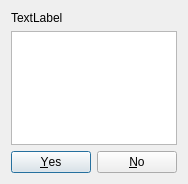
<?xml version="1.0" encoding="UTF-8"?>
<ui version="4.0">
 <class>AuthDialog</class>
 <widget class="QDialog" name="AuthDialog">
  <property name="geometry">
   <rect>
    <x>0</x>
    <y>0</y>
    <width>176</width>
    <height>184</height>
   </rect>
  </property>
  <property name="windowTitle">
   <string>Dialog</string>
  </property>
  <layout class="QGridLayout" name="gridLayout">
   <item row="2" column="0">
    <widget class="QDialogButtonBox" name="buttonBox">
     <property name="orientation">
      <enum>Qt::Horizontal</enum>
     </property>
     <property name="standardButtons">
      <set>QDialogButtonBox::No|QDialogButtonBox::Yes</set>
     </property>
     <property name="centerButtons">
      <bool>true</bool>
     </property>
    </widget>
   </item>
   <item row="1" column="0">
    <widget class="QTextBrowser" name="requestMessage">
     <property name="documentTitle">
      <string/>
     </property>
     <property name="readOnly">
      <bool>false</bool>
     </property>
     <property name="html">
      <string>&lt;!DOCTYPE HTML PUBLIC &quot;-//W3C//DTD HTML 4.0//EN&quot; &quot;http://www.w3.org/TR/REC-html40/strict.dtd&quot;&gt;
&lt;html&gt;&lt;head&gt;&lt;meta name=&quot;qrichtext&quot; content=&quot;1&quot; /&gt;&lt;style type=&quot;text/css&quot;&gt;
p, li { white-space: pre-wrap; }
&lt;/style&gt;&lt;/head&gt;&lt;body style=&quot; font-family:'Droid Sans'; font-size:9pt; font-weight:400; font-style:normal;&quot;&gt;
&lt;p style=&quot;-qt-paragraph-type:empty; margin-top:0px; margin-bottom:0px; margin-left:0px; margin-right:0px; -qt-block-indent:0; text-indent:0px;&quot;&gt;&lt;/p&gt;&lt;/body&gt;&lt;/html&gt;</string>
     </property>
     <property name="textInteractionFlags">
      <set>Qt::TextEditorInteraction</set>
     </property>
    </widget>
   </item>
   <item row="0" column="0">
    <widget class="QLabel" name="requestTitle">
     <property name="text">
      <string>TextLabel</string>
     </property>
    </widget>
   </item>
  </layout>
 </widget>
 <resources/>
 <connections>
  <connection>
   <sender>buttonBox</sender>
   <signal>accepted()</signal>
   <receiver>AuthDialog</receiver>
   <slot>accept()</slot>
   <hints>
    <hint type="sourcelabel">
     <x>248</x>
     <y>254</y>
    </hint>
    <hint type="destinationlabel">
     <x>157</x>
     <y>274</y>
    </hint>
   </hints>
  </connection>
  <connection>
   <sender>buttonBox</sender>
   <signal>rejected()</signal>
   <receiver>AuthDialog</receiver>
   <slot>reject()</slot>
   <hints>
    <hint type="sourcelabel">
     <x>316</x>
     <y>260</y>
    </hint>
    <hint type="destinationlabel">
     <x>286</x>
     <y>274</y>
    </hint>
   </hints>
  </connection>
 </connections>
</ui>
